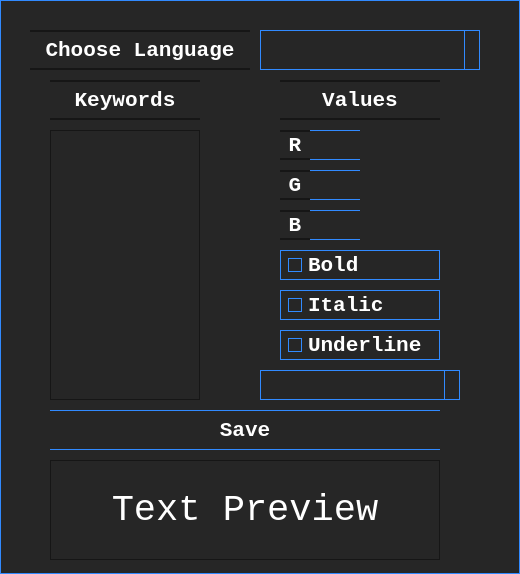
<?xml version="1.0" encoding="UTF-8"?>
<ui version="4.0">
 <class>WHighlightPreferences</class>
 <widget class="QWidget" name="WHighlightPreferences">
  <property name="geometry">
   <rect>
    <x>0</x>
    <y>0</y>
    <width>520</width>
    <height>574</height>
   </rect>
  </property>
  <property name="sizePolicy">
   <sizepolicy hsizetype="Preferred" vsizetype="Preferred">
    <horstretch>0</horstretch>
    <verstretch>0</verstretch>
   </sizepolicy>
  </property>
  <property name="maximumSize">
   <size>
    <width>16777215</width>
    <height>16777215</height>
   </size>
  </property>
  <property name="font">
   <font>
    <family>Consolas</family>
   </font>
  </property>
  <property name="windowTitle">
   <string>Form</string>
  </property>
  <property name="styleSheet">
   <string notr="true">QWidget{
	border: 1px solid #318AFF; 
	background-color: #262626; 
	color: white;
	font-family: Consolas, 'Courier New', monospace;
}

QAbstractItemView::item {
    height: 25px;
}

QScrollBar:vertical {
     border: none;
     background: #262626;
     width: 15px;
     margin: 22px 0 22px 0;
 }
 QScrollBar::handle:vertical {
     background: #318AFF;
     min-height: 20px;
 }
 QScrollBar::add-line:vertical {
     border: 1px solid #318AFF;
     background: #262626;
     height: 20px;
     subcontrol-position: bottom;
     subcontrol-origin: margin;
 }

 QScrollBar::sub-line:vertical {
     border: 1px solid #318AFF;
     background: #262626;
     height: 20px;
     subcontrol-position: top;
     subcontrol-origin: margin;
 }
 QScrollBar::up-arrow:vertical, QScrollBar::down-arrow:vertical {
     border: 2px solid #262626;
     width: 3px;
     height: 3px;
     background: transparent;
 }

 QScrollBar::add-page:vertical, QScrollBar::sub-page:vertical {
     background: none;
 }
</string>
  </property>
  <widget class="QLabel" name="label">
   <property name="geometry">
    <rect>
     <x>30</x>
     <y>30</y>
     <width>220</width>
     <height>40</height>
    </rect>
   </property>
   <property name="sizePolicy">
    <sizepolicy hsizetype="Preferred" vsizetype="Fixed">
     <horstretch>0</horstretch>
     <verstretch>0</verstretch>
    </sizepolicy>
   </property>
   <property name="maximumSize">
    <size>
     <width>16777215</width>
     <height>80</height>
    </size>
   </property>
   <property name="font">
    <font>
     <family>Consolas</family>
     <pointsize>16</pointsize>
     <weight>75</weight>
     <bold>true</bold>
    </font>
   </property>
   <property name="styleSheet">
    <string notr="true">QLabel{
border-left: none;
border-right:none;
border-top: 2px solid #161616;
border-bottom: 2px solid #161616;
}</string>
   </property>
   <property name="text">
    <string>Choose Language</string>
   </property>
   <property name="alignment">
    <set>Qt::AlignCenter</set>
   </property>
  </widget>
  <widget class="QComboBox" name="languagesComboBox">
   <property name="geometry">
    <rect>
     <x>260</x>
     <y>30</y>
     <width>220</width>
     <height>40</height>
    </rect>
   </property>
   <property name="maximumSize">
    <size>
     <width>16777215</width>
     <height>50</height>
    </size>
   </property>
   <property name="font">
    <font>
     <family>Consolas</family>
     <pointsize>16</pointsize>
     <weight>75</weight>
     <bold>true</bold>
    </font>
   </property>
   <property name="styleSheet">
    <string notr="true">QAbstractItemView::item:hover {
	border: none;
    background: #318AFF;
	font-weight: bold;
}

QComboBox::down-arrow {
    image: url(:/images/images/CBArrow.png);
	height:18px;
}

QComboBox::drop-down:button{
background: #262626;
border-left: 1px solid #318AFF;
border-right: 1px solid #318AFF;
}
QComboBox {
	border-left:1px solid #318AFF;
	border-right:none;
	border-top:1px solid #318AFF;
	border-bottom:1px solid #318AFF;
}



</string>
   </property>
   <property name="frame">
    <bool>true</bool>
   </property>
  </widget>
  <widget class="QListWidget" name="keywordList">
   <property name="geometry">
    <rect>
     <x>50</x>
     <y>130</y>
     <width>150</width>
     <height>270</height>
    </rect>
   </property>
   <property name="sizePolicy">
    <sizepolicy hsizetype="Fixed" vsizetype="Fixed">
     <horstretch>0</horstretch>
     <verstretch>0</verstretch>
    </sizepolicy>
   </property>
   <property name="maximumSize">
    <size>
     <width>175</width>
     <height>500</height>
    </size>
   </property>
   <property name="styleSheet">
    <string notr="true">QListWidget{
border:1px solid #161616;
}</string>
   </property>
  </widget>
  <widget class="QLabel" name="label_2">
   <property name="geometry">
    <rect>
     <x>50</x>
     <y>80</y>
     <width>150</width>
     <height>40</height>
    </rect>
   </property>
   <property name="sizePolicy">
    <sizepolicy hsizetype="Fixed" vsizetype="Fixed">
     <horstretch>0</horstretch>
     <verstretch>0</verstretch>
    </sizepolicy>
   </property>
   <property name="maximumSize">
    <size>
     <width>16777215</width>
     <height>40</height>
    </size>
   </property>
   <property name="font">
    <font>
     <family>Consolas</family>
     <pointsize>16</pointsize>
     <weight>75</weight>
     <bold>true</bold>
    </font>
   </property>
   <property name="styleSheet">
    <string notr="true">QLabel{
border-left: none;
border-right:none;
border-top: 2px solid #161616;
border-bottom: 2px solid #161616;
}</string>
   </property>
   <property name="text">
    <string>Keywords</string>
   </property>
   <property name="alignment">
    <set>Qt::AlignCenter</set>
   </property>
  </widget>
  <widget class="QLabel" name="label_3">
   <property name="geometry">
    <rect>
     <x>280</x>
     <y>80</y>
     <width>160</width>
     <height>40</height>
    </rect>
   </property>
   <property name="sizePolicy">
    <sizepolicy hsizetype="Fixed" vsizetype="Fixed">
     <horstretch>0</horstretch>
     <verstretch>0</verstretch>
    </sizepolicy>
   </property>
   <property name="maximumSize">
    <size>
     <width>16777215</width>
     <height>40</height>
    </size>
   </property>
   <property name="font">
    <font>
     <family>Consolas</family>
     <pointsize>16</pointsize>
     <weight>75</weight>
     <bold>true</bold>
    </font>
   </property>
   <property name="styleSheet">
    <string notr="true">QLabel{
border-left: none;
border-right:none;
border-top: 2px solid #161616;
border-bottom: 2px solid #161616;
}</string>
   </property>
   <property name="text">
    <string>Values</string>
   </property>
   <property name="alignment">
    <set>Qt::AlignCenter</set>
   </property>
  </widget>
  <widget class="QLabel" name="label_4">
   <property name="geometry">
    <rect>
     <x>280</x>
     <y>130</y>
     <width>30</width>
     <height>30</height>
    </rect>
   </property>
   <property name="sizePolicy">
    <sizepolicy hsizetype="Fixed" vsizetype="Preferred">
     <horstretch>0</horstretch>
     <verstretch>0</verstretch>
    </sizepolicy>
   </property>
   <property name="maximumSize">
    <size>
     <width>30</width>
     <height>30</height>
    </size>
   </property>
   <property name="font">
    <font>
     <family>Consolas</family>
     <pointsize>16</pointsize>
     <weight>75</weight>
     <bold>true</bold>
    </font>
   </property>
   <property name="styleSheet">
    <string notr="true">QLabel{
border-left: none;
border-right:none;
border-top: 2px solid #161616;
border-bottom: 2px solid #161616;
}</string>
   </property>
   <property name="text">
    <string>R</string>
   </property>
   <property name="alignment">
    <set>Qt::AlignCenter</set>
   </property>
  </widget>
  <widget class="QLabel" name="label_5">
   <property name="geometry">
    <rect>
     <x>280</x>
     <y>170</y>
     <width>30</width>
     <height>30</height>
    </rect>
   </property>
   <property name="sizePolicy">
    <sizepolicy hsizetype="Fixed" vsizetype="Preferred">
     <horstretch>0</horstretch>
     <verstretch>0</verstretch>
    </sizepolicy>
   </property>
   <property name="maximumSize">
    <size>
     <width>30</width>
     <height>30</height>
    </size>
   </property>
   <property name="font">
    <font>
     <family>Consolas</family>
     <pointsize>16</pointsize>
     <weight>75</weight>
     <bold>true</bold>
    </font>
   </property>
   <property name="styleSheet">
    <string notr="true">QLabel{
border-left: none;
border-right:none;
border-top: 2px solid #161616;
border-bottom: 2px solid #161616;
}</string>
   </property>
   <property name="text">
    <string>G</string>
   </property>
   <property name="alignment">
    <set>Qt::AlignCenter</set>
   </property>
  </widget>
  <widget class="QLabel" name="label_6">
   <property name="geometry">
    <rect>
     <x>280</x>
     <y>210</y>
     <width>30</width>
     <height>30</height>
    </rect>
   </property>
   <property name="sizePolicy">
    <sizepolicy hsizetype="Fixed" vsizetype="Preferred">
     <horstretch>0</horstretch>
     <verstretch>0</verstretch>
    </sizepolicy>
   </property>
   <property name="maximumSize">
    <size>
     <width>30</width>
     <height>30</height>
    </size>
   </property>
   <property name="font">
    <font>
     <family>Consolas</family>
     <pointsize>16</pointsize>
     <weight>75</weight>
     <bold>true</bold>
    </font>
   </property>
   <property name="styleSheet">
    <string notr="true">QLabel{
border-left: none;
border-right:none;
border-top: 2px solid #161616;
border-bottom: 2px solid #161616;
}</string>
   </property>
   <property name="text">
    <string>B</string>
   </property>
   <property name="alignment">
    <set>Qt::AlignCenter</set>
   </property>
  </widget>
  <widget class="QCheckBox" name="cbItalic">
   <property name="geometry">
    <rect>
     <x>280</x>
     <y>290</y>
     <width>160</width>
     <height>30</height>
    </rect>
   </property>
   <property name="sizePolicy">
    <sizepolicy hsizetype="Fixed" vsizetype="Fixed">
     <horstretch>0</horstretch>
     <verstretch>0</verstretch>
    </sizepolicy>
   </property>
   <property name="maximumSize">
    <size>
     <width>160</width>
     <height>30</height>
    </size>
   </property>
   <property name="font">
    <font>
     <family>Consolas</family>
     <pointsize>16</pointsize>
     <weight>75</weight>
     <bold>true</bold>
    </font>
   </property>
   <property name="styleSheet">
    <string notr="true">QCheckBox{
border:1px solid #318AFF;
}

QCheckBox::indicator:unchecked:hover{
background-color: #161616;
}

QCheckBox::indicator:checked:hover{
background-color: #2466BD;
}
QCheckBox::indicator:checked{
background-color: #318AFF;
position: relative;
left: 7 px;
}

QCheckBox::indicator:unchecked{
position: relative;
left: 7 px;
background-color: #262626;
border:1px solid #318AFF;
}</string>
   </property>
   <property name="text">
    <string>Italic</string>
   </property>
  </widget>
  <widget class="QCheckBox" name="cbBold">
   <property name="geometry">
    <rect>
     <x>280</x>
     <y>250</y>
     <width>160</width>
     <height>30</height>
    </rect>
   </property>
   <property name="sizePolicy">
    <sizepolicy hsizetype="Fixed" vsizetype="Fixed">
     <horstretch>0</horstretch>
     <verstretch>0</verstretch>
    </sizepolicy>
   </property>
   <property name="maximumSize">
    <size>
     <width>160</width>
     <height>30</height>
    </size>
   </property>
   <property name="font">
    <font>
     <family>Consolas</family>
     <pointsize>16</pointsize>
     <weight>75</weight>
     <bold>true</bold>
    </font>
   </property>
   <property name="styleSheet">
    <string notr="true">QCheckBox{
border:1px solid #318AFF;
}

QCheckBox::indicator:unchecked:hover{
background-color: #161616;
}

QCheckBox::indicator:checked:hover{
background-color: #2466BD;
}
QCheckBox::indicator:checked{
background-color: #318AFF;
position: relative;
left: 7 px;
}

QCheckBox::indicator:unchecked{
position: relative;
left: 7 px;
background-color: #262626;
border:1px solid #318AFF;
}</string>
   </property>
   <property name="text">
    <string>Bold</string>
   </property>
  </widget>
  <widget class="QCheckBox" name="cbUnderline">
   <property name="geometry">
    <rect>
     <x>280</x>
     <y>330</y>
     <width>160</width>
     <height>30</height>
    </rect>
   </property>
   <property name="sizePolicy">
    <sizepolicy hsizetype="Fixed" vsizetype="Fixed">
     <horstretch>0</horstretch>
     <verstretch>0</verstretch>
    </sizepolicy>
   </property>
   <property name="maximumSize">
    <size>
     <width>160</width>
     <height>30</height>
    </size>
   </property>
   <property name="font">
    <font>
     <family>Consolas</family>
     <pointsize>16</pointsize>
     <weight>75</weight>
     <bold>true</bold>
    </font>
   </property>
   <property name="styleSheet">
    <string notr="true">QCheckBox{

border:1px solid #318AFF;
}

QCheckBox::indicator:unchecked:hover{
background-color: #161616;
}

QCheckBox::indicator:checked:hover{
background-color: #2466BD;
}
QCheckBox::indicator:checked{
background-color: #318AFF;
position: relative;
left: 7 px;
}

QCheckBox::indicator:unchecked{
background-color: #262626;
border:1px solid #318AFF;
position: relative;
left: 7 px;
}</string>
   </property>
   <property name="text">
    <string>Underline</string>
   </property>
  </widget>
  <widget class="QComboBox" name="fontComboBox">
   <property name="geometry">
    <rect>
     <x>260</x>
     <y>370</y>
     <width>200</width>
     <height>30</height>
    </rect>
   </property>
   <property name="sizePolicy">
    <sizepolicy hsizetype="Preferred" vsizetype="Fixed">
     <horstretch>0</horstretch>
     <verstretch>0</verstretch>
    </sizepolicy>
   </property>
   <property name="maximumSize">
    <size>
     <width>200</width>
     <height>30</height>
    </size>
   </property>
   <property name="font">
    <font>
     <family>Consolas</family>
     <pointsize>16</pointsize>
    </font>
   </property>
   <property name="styleSheet">
    <string notr="true">
QAbstractItemView::item:hover {
	border: none;
    background: #318AFF;
	font-weight:bold;
}

QComboBox::down-arrow {
    image: url(:/images/images/CBArrow.png);
	height:18px;
}

QComboBox::drop-down:button{
background: #262626;
border-left: 1px solid #318AFF;
border-right: 1px solid #318AFF;
}

QComboBox {
	border-left:1px solid #318AFF;
	border-right:none;
	border-top:1px solid #318AFF;
	border-bottom:1px solid #318AFF;
}


</string>
   </property>
   <property name="editable">
    <bool>false</bool>
   </property>
   <property name="frame">
    <bool>true</bool>
   </property>
  </widget>
  <widget class="QPushButton" name="saveButton">
   <property name="geometry">
    <rect>
     <x>50</x>
     <y>410</y>
     <width>390</width>
     <height>40</height>
    </rect>
   </property>
   <property name="sizePolicy">
    <sizepolicy hsizetype="Fixed" vsizetype="Fixed">
     <horstretch>0</horstretch>
     <verstretch>0</verstretch>
    </sizepolicy>
   </property>
   <property name="maximumSize">
    <size>
     <width>16777215</width>
     <height>40</height>
    </size>
   </property>
   <property name="font">
    <font>
     <family>Consolas</family>
     <pointsize>16</pointsize>
     <weight>75</weight>
     <bold>true</bold>
    </font>
   </property>
   <property name="styleSheet">
    <string notr="true">QPushButton{
border-left:none;
border-right:none;
border-top:1px solid #318AFF;
border-bottom:1px solid #318AFF;
}

QPushButton:hover{
background-color: #2466BD;
border:none;
color: black;
}</string>
   </property>
   <property name="text">
    <string>Save</string>
   </property>
  </widget>
  <widget class="QLineEdit" name="lineEdit_R">
   <property name="geometry">
    <rect>
     <x>310</x>
     <y>130</y>
     <width>50</width>
     <height>30</height>
    </rect>
   </property>
   <property name="sizePolicy">
    <sizepolicy hsizetype="Fixed" vsizetype="Fixed">
     <horstretch>0</horstretch>
     <verstretch>0</verstretch>
    </sizepolicy>
   </property>
   <property name="maximumSize">
    <size>
     <width>50</width>
     <height>30</height>
    </size>
   </property>
   <property name="font">
    <font>
     <family>Consolas</family>
     <pointsize>16</pointsize>
     <weight>75</weight>
     <bold>true</bold>
    </font>
   </property>
   <property name="styleSheet">
    <string notr="true">QLineEdit{
border-left:none;
border-right:none;
border-top:1px solid #318AFF;
border-bottom:1px solid #318AFF;
}</string>
   </property>
   <property name="alignment">
    <set>Qt::AlignCenter</set>
   </property>
  </widget>
  <widget class="QLineEdit" name="lineEdit_G">
   <property name="geometry">
    <rect>
     <x>310</x>
     <y>170</y>
     <width>50</width>
     <height>30</height>
    </rect>
   </property>
   <property name="sizePolicy">
    <sizepolicy hsizetype="Fixed" vsizetype="Fixed">
     <horstretch>0</horstretch>
     <verstretch>0</verstretch>
    </sizepolicy>
   </property>
   <property name="maximumSize">
    <size>
     <width>50</width>
     <height>30</height>
    </size>
   </property>
   <property name="font">
    <font>
     <family>Consolas</family>
     <pointsize>16</pointsize>
     <weight>75</weight>
     <bold>true</bold>
    </font>
   </property>
   <property name="styleSheet">
    <string notr="true">QLineEdit{
border-left:none;
border-right:none;
border-top:1px solid #318AFF;
border-bottom:1px solid #318AFF;
}</string>
   </property>
   <property name="alignment">
    <set>Qt::AlignCenter</set>
   </property>
  </widget>
  <widget class="QLineEdit" name="lineEdit_B">
   <property name="geometry">
    <rect>
     <x>310</x>
     <y>210</y>
     <width>50</width>
     <height>30</height>
    </rect>
   </property>
   <property name="sizePolicy">
    <sizepolicy hsizetype="Fixed" vsizetype="Fixed">
     <horstretch>0</horstretch>
     <verstretch>0</verstretch>
    </sizepolicy>
   </property>
   <property name="maximumSize">
    <size>
     <width>50</width>
     <height>30</height>
    </size>
   </property>
   <property name="font">
    <font>
     <family>Consolas</family>
     <pointsize>16</pointsize>
     <weight>75</weight>
     <bold>true</bold>
    </font>
   </property>
   <property name="styleSheet">
    <string notr="true">QLineEdit{
border-left:none;
border-right:none;
border-top:1px solid #318AFF;
border-bottom:1px solid #318AFF;
}</string>
   </property>
   <property name="alignment">
    <set>Qt::AlignCenter</set>
   </property>
  </widget>
  <widget class="QLabel" name="colorPreview">
   <property name="geometry">
    <rect>
     <x>369</x>
     <y>130</y>
     <width>70</width>
     <height>110</height>
    </rect>
   </property>
   <property name="font">
    <font>
     <family>Consolas</family>
     <pointsize>8</pointsize>
     <weight>75</weight>
     <bold>true</bold>
    </font>
   </property>
   <property name="styleSheet">
    <string notr="true">border:none;</string>
   </property>
   <property name="text">
    <string/>
   </property>
   <property name="alignment">
    <set>Qt::AlignCenter</set>
   </property>
  </widget>
  <widget class="QLabel" name="textPreview">
   <property name="geometry">
    <rect>
     <x>50</x>
     <y>460</y>
     <width>390</width>
     <height>100</height>
    </rect>
   </property>
   <property name="font">
    <font>
     <family>Consolas</family>
     <pointsize>28</pointsize>
    </font>
   </property>
   <property name="styleSheet">
    <string notr="true">QLabel{
border:1px solid #161616;
}</string>
   </property>
   <property name="text">
    <string>Text Preview</string>
   </property>
   <property name="alignment">
    <set>Qt::AlignCenter</set>
   </property>
  </widget>
 </widget>
 <resources/>
 <connections/>
</ui>
